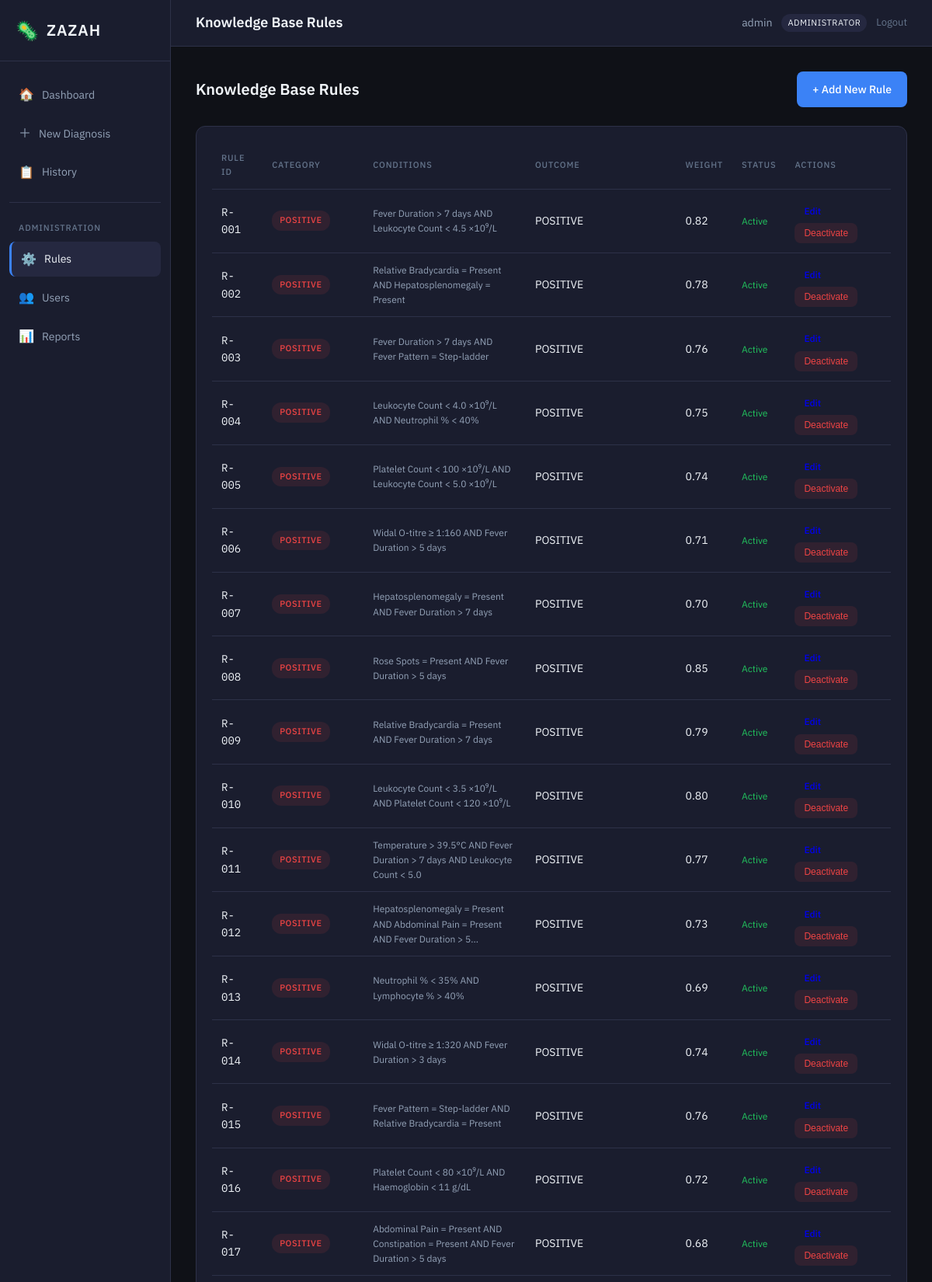
Screenshot of /admin/rules (signed in, upper part) with the database file from the repository.
### models/system_user.py (models this page shows, shortened)
class SystemUser(db.Model):
    __tablename__ = 'system_users'
    user_id = db.Column(db.String(50), primary_key=True)
    username = db.Column(db.String(100), unique=True, nullable=False)
    password_hash = db.Column(db.String(256), nullable=False)
    role = db.Column(db.String(20), nullable=False)
    facility_id = db.Column(db.String(50))
    created_date = db.Column(db.Date, default=datetime.utcnow)
    is_active = db.Column(db.Boolean, default=True)
    def is_administrator(self):
        return self.role == 'administrator'
    @property
    def is_authenticated(self):
        return True

### models/knowledge_rule.py (models this page shows, shortened)
class KnowledgeRule(db.Model):
    __tablename__ = 'knowledge_rules'
    rule_id = db.Column(db.String(20), primary_key=True)
    condition_text = db.Column(db.Text)
    condition_json = db.Column(db.Text)
    outcome = db.Column(db.String(30))
    confidence_wt = db.Column(db.Float)
    category = db.Column(db.String(20))
    last_updated = db.Column(db.Date, default=datetime.utcnow)
    updated_by = db.Column(db.String(50), db.ForeignKey('system_users.user_id'))
    is_active = db.Column(db.Boolean, default=True)

### routes/admin.py (the view)
@admin_bp.route('/rules')
@login_required
@admin_required
def rules():
    all_rules = KnowledgeRule.query.all()
    return render_template('admin/rules.html', rules=all_rules)

### routes/admin.py (called while the page is built)
def admin_required(f):
    @wraps(f)
    def decorated_function(*args, **kwargs):
        if not current_user.is_authenticated or not current_user.is_administrator():
            flash('Administrator access required', 'danger')
            return redirect(url_for('diagnosis.dashboard'))
        return f(*args, **kwargs)
    return decorated_function

### templates/admin/rules.html
{% extends "base.html" %}
{% block page_title %}Knowledge Base Rules{% endblock %}
{% block content %}
<div class="rules-page">
    <div class="page-header">
        <h2>Knowledge Base Rules</h2>
        <a href="{{ url_for('admin.new_rule') }}" class="btn btn-primary">+ Add New Rule</a>
    </div>
    <div class="card">
        <div class="card-body">
            <table class="data-table">
                <thead>
                    <tr>
                        <th>Rule ID</th>
                        <th>Category</th>
                        <th>Conditions</th>
                        <th>Outcome</th>
                        <th>Weight</th>
                        <th>Status</th>
                        <th>Actions</th>
                    </tr>
                </thead>
                <tbody>
                    {% for rule in rules %}
                    <tr class="{% if not rule.is_active %}row-inactive{% endif %}">
                        <td class="mono">{{ rule.rule_id }}</td>
                        <td>
                            <span class="badge badge-{% if rule.category == 'positive' %}positive{% elif rule.category == 'negative' %}negative{% else %}intermediate{% endif %}">
                                {{ rule.category }}
                            </span>
                        </td>
                        <td class="condition-text">{{ rule.condition_text[:80] }}{% if rule.condition_text|length > 80 %}...{% endif %}</td>
                        <td>{{ rule.outcome }}</td>
                        <td>{{ "%.2f"|format(rule.confidence_wt) }}</td>
                        <td>
                            {% if rule.is_active %}
                            <span class="status-active">Active</span>
                            {% else %}
                            <span class="status-inactive">Inactive</span>
                            {% endif %}
                        </td>
                        <td>
                            <a href="{{ url_for('admin.edit_rule', rule_id=rule.rule_id) }}" class="btn btn-sm">Edit</a>
                            <form method="POST" action="{{ url_for('admin.toggle_rule', rule_id=rule.rule_id) }}" style="display: inline;">
                                <button type="submit" class="btn btn-sm btn-{% if rule.is_active %}danger{% else %}success{% endif %}">
                                    {% if rule.is_active %}Deactivate{% else %}Activate{% endif %}
                                </button>
                            </form>
                        </td>
                    </tr>
                    {% endfor %}
                </tbody>
            </table>
        </div>
    </div>
</div>
{% endblock %}

### templates/base.html (shortened to what this page needs)
<!DOCTYPE html>
<html lang="en">
<head>
    <link rel="stylesheet" href="{{ url_for('static', filename='css/style.css') }}">
</head>
<body>
    {% if current_user.is_authenticated %}
    <div class="app-layout">
        <aside class="sidebar">
            <div class="logo">
                <span class="logo-icon">🦠</span>
                <span class="logo-text">ZAZAH</span>
            </div>
            <nav class="nav-menu">
                <a href="{{ url_for('diagnosis.dashboard') }}" class="nav-item {% if request.endpoint == 'diagnosis.dashboard' %}active{% endif %}">
                    <span class="nav-icon">🏠</span>
                    <span>Dashboard</span>
                </a>
                <a href="{{ url_for('diagnosis.new_diagnosis') }}" class="nav-item {% if request.endpoint == 'diagnosis.new_diagnosis' %}active{% endif %}">
                    <span class="nav-icon">＋</span>
                    <span>New Diagnosis</span>
                </a>
                <a href="{{ url_for('history.index') }}" class="nav-item {% if request.endpoint and 'history' in request.endpoint %}active{% endif %}">
                    <span class="nav-icon">📋</span>
                    <span>History</span>
                </a>
                {% if current_user.is_administrator() %}
                <div class="nav-divider"></div>
                <span class="nav-label">Administration</span>
                <a href="{{ url_for('admin.rules') }}" class="nav-item {% if request.endpoint and 'admin.rules' in request.endpoint %}active{% endif %}">
                    <span class="nav-icon">⚙️</span>
                    <span>Rules</span>
                </a>
                <a href="{{ url_for('admin.users') }}" class="nav-item {% if request.endpoint and 'admin.users' in request.endpoint %}active{% endif %}">
                    <span class="nav-icon">👥</span>
                    <span>Users</span>
                </a>
                <a href="{{ url_for('admin.reports') }}" class="nav-item {% if request.endpoint == 'admin.reports' %}active{% endif %}">
                    <span class="nav-icon">📊</span>
                    <span>Reports</span>
                </a>
                {% endif %}
            </nav>
        </aside>
        <div class="main-wrapper">
            <header class="topbar">
                <div class="page-title">
                    {% block page_title %}Dashboard{% endblock %}
                </div>
                <div class="user-menu">
                    <span class="username">{{ current_user.username }}</span>
                    <span class="role-badge">{{ current_user.role }}</span>
                    <a href="{{ url_for('auth.logout') }}" class="logout-btn">Logout</a>
                </div>
            </header>
            <main class="main-content">
                {% block content %}{% endblock %}
            </main>
        </div>
    </div>
    {% endif %}
</body>
</html>

### static/css/style.css (style rules this page uses)
:root { --bg-primary: #0f1117; --bg-secondary: #1a1d2e; --bg-tertiary: #252840; --accent: #3b82f6; --accent-hover: #2563eb; --positive: #ef4444; --positive-bg: rgba(239,68,68,0.1); --negative: #22c55e; --negative-bg: rgba(34,197,94,0.1); --warning: #f59e0b; --text-primary: #f1f5f9; --text-secondary: #94a3b8; --text-muted: #64748b; --border: #2d3148; --border-light: #3d4166; --shadow: 0 4px 20px rgba(0,0,0,0.4); --font-body: 'IBM Plex Sans', 'Segoe UI', system-ui, sans-serif; --font-mono: 'IBM Plex Mono', 'Fira Code', monospace; --radius: 8px; --radius-lg: 12px; }
* { margin: 0; padding: 0; box-sizing: border-box; }
body { font-family: var(--font-body); font-size: 14px; line-height: 1.6; background: var(--bg-primary); color: var(--text-primary); }
.app-layout { display: flex; min-height: 100vh; }
.sidebar { width: 220px; background: var(--bg-secondary); border-right: 1px solid var(--border); padding: 20px 0; display: flex; flex-direction: column; }
.logo { padding: 0 20px 20px; display: flex; align-items: center; gap: 10px; border-bottom: 1px solid var(--border); margin-bottom: 20px; }
.logo-icon { font-size: 24px; }
.logo-text { font-size: 20px; font-weight: 600; letter-spacing: 0.05em; }
.nav-menu { display: flex; flex-direction: column; gap: 4px; padding: 0 12px; }
.nav-item { display: flex; align-items: center; gap: 10px; padding: 10px 12px; color: var(--text-secondary); text-decoration: none; border-radius: var(--radius); transition: all 0.2s; }
.nav-item.active { background: var(--bg-tertiary); border-left: 3px solid var(--accent); color: var(--text-primary); }
.nav-icon { font-size: 16px; }
.nav-divider { height: 1px; background: var(--border); margin: 12px 0; }
.nav-label { font-size: 11px; font-weight: 500; text-transform: uppercase; letter-spacing: 0.08em; color: var(--text-muted); padding: 8px 12px 4px; }
.main-wrapper { flex: 1; display: flex; flex-direction: column; }
.topbar { height: 60px; background: var(--bg-secondary); border-bottom: 1px solid var(--border); display: flex; align-items: center; justify-content: space-between; padding: 0 32px; }
.page-title { font-size: 18px; font-weight: 600; }
.user-menu { display: flex; align-items: center; gap: 12px; }
.username { color: var(--text-secondary); }
.role-badge { font-size: 11px; padding: 3px 8px; background: var(--bg-tertiary); border-radius: 12px; text-transform: uppercase; letter-spacing: 0.05em; }
.logout-btn { color: var(--text-muted); text-decoration: none; font-size: 13px; }
.main-content { flex: 1; padding: 32px; overflow-y: auto; }
.btn { display: inline-flex; align-items: center; justify-content: center; padding: 12px 20px; font-size: 14px; font-weight: 500; border: none; border-radius: var(--radius); cursor: pointer; text-decoration: none; transition: all 0.2s; }
.btn-primary { background: var(--accent); color: white; }
.btn-danger { background: var(--positive-bg); color: var(--positive); }
.btn-sm { padding: 6px 12px; font-size: 12px; }
.card { background: var(--bg-secondary); border-radius: var(--radius-lg); border: 1px solid var(--border); margin-bottom: 24px; }
.card-body { padding: 20px; }
.data-table { width: 100%; border-collapse: collapse; }
.data-table th, .data-table td { padding: 12px; text-align: left; border-bottom: 1px solid var(--border); }
.data-table th { font-size: 11px; font-weight: 500; text-transform: uppercase; letter-spacing: 0.08em; color: var(--text-muted); }
.mono { font-family: var(--font-mono); }
.badge { display: inline-block; padding: 4px 10px; font-size: 11px; font-weight: 500; border-radius: 12px; text-transform: uppercase; letter-spacing: 0.05em; }
.badge-positive { background: var(--positive-bg); color: var(--positive); }
.page-header { display: flex; justify-content: space-between; align-items: center; margin-bottom: 24px; }
.page-header h2 { font-size: 20px; font-weight: 600; }
.condition-text { max-width: 250px; font-size: 12px; color: var(--text-secondary); }
.status-active { color: var(--negative); font-size: 12px; }

### rows the page displays
SystemUser: username "admin", role "ADMINISTRATOR"
KnowledgeRule: rule_id "R-001", category "POSITIVE", condition_text "Fever Duration > 7 days AND Leukocyte Count < 4.5 ×10⁹/L", outcome "POSITIVE", confidence_wt "0.82", is_active "Active"
KnowledgeRule: rule_id "R-002", category "POSITIVE", condition_text "Relative Bradycardia = Present AND Hepatosplenomegaly = Present", outcome "POSITIVE", confidence_wt "0.78", is_active "Active"
KnowledgeRule: rule_id "R-003", category "POSITIVE", condition_text "Fever Duration > 7 days AND Fever Pattern = Step-ladder", outcome "POSITIVE", confidence_wt "0.76", is_active "Active"
KnowledgeRule: rule_id "R-004", category "POSITIVE", condition_text "Leukocyte Count < 4.0 ×10⁹/L AND Neutrophil % < 40%", outcome "POSITIVE", confidence_wt "0.75", is_active "Active"
KnowledgeRule: rule_id "R-005", category "POSITIVE", condition_text "Platelet Count < 100 ×10⁹/L AND Leukocyte Count < 5.0 ×10⁹/L", outcome "POSITIVE", confidence_wt "0.74", is_active "Active"
KnowledgeRule: rule_id "R-006", category "POSITIVE", condition_text "Widal O-titre ≥ 1:160 AND Fever Duration > 5 days", outcome "POSITIVE", confidence_wt "0.71", is_active "Active"
KnowledgeRule: rule_id "R-007", category "POSITIVE", condition_text "Hepatosplenomegaly = Present AND Fever Duration > 7 days", outcome "POSITIVE", confidence_wt "0.70", is_active "Active"
KnowledgeRule: rule_id "R-008", category "POSITIVE", condition_text "Rose Spots = Present AND Fever Duration > 5 days", outcome "POSITIVE", confidence_wt "0.85", is_active "Active"
KnowledgeRule: rule_id "R-009", category "POSITIVE", condition_text "Relative Bradycardia = Present AND Fever Duration > 7 days", outcome "POSITIVE", confidence_wt "0.79", is_active "Active"
KnowledgeRule: rule_id "R-010", category "POSITIVE", condition_text "Leukocyte Count < 3.5 ×10⁹/L AND Platelet Count < 120 ×10⁹/L", outcome "POSITIVE", confidence_wt "0.80", is_active "Active"
KnowledgeRule: rule_id "R-011", category "POSITIVE", condition_text "Temperature > 39.5°C AND Fever Duration > 7 days AND Leukocyte Count < 5.0", outcome "POSITIVE", confidence_wt "0.77", is_active "Active"
KnowledgeRule: rule_id "R-012", category "POSITIVE", condition_text "Hepatosplenomegaly = Present AND Abdominal Pain = Present AND Fever Duration > 5", outcome "POSITIVE", confidence_wt "0.73", is_active "Active"
KnowledgeRule: rule_id "R-013", category "POSITIVE", condition_text "Neutrophil % < 35% AND Lymphocyte % > 40%", outcome "POSITIVE", confidence_wt "0.69", is_active "Active"
KnowledgeRule: rule_id "R-014", category "POSITIVE", condition_text "Widal O-titre ≥ 1:320 AND Fever Duration > 3 days", outcome "POSITIVE", confidence_wt "0.74", is_active "Active"
KnowledgeRule: rule_id "R-015", category "POSITIVE", condition_text "Fever Pattern = Step-ladder AND Relative Bradycardia = Present", outcome "POSITIVE", confidence_wt "0.76", is_active "Active"
KnowledgeRule: rule_id "R-016", category "POSITIVE", condition_text "Platelet Count < 80 ×10⁹/L AND Haemoglobin < 11 g/dL", outcome "POSITIVE", confidence_wt "0.72", is_active "Active"
KnowledgeRule: rule_id "R-017", category "POSITIVE", condition_text "Abdominal Pain = Present AND Constipation = Present AND Fever Duration > 5 days", outcome "POSITIVE", confidence_wt "0.68", is_active "Active"
